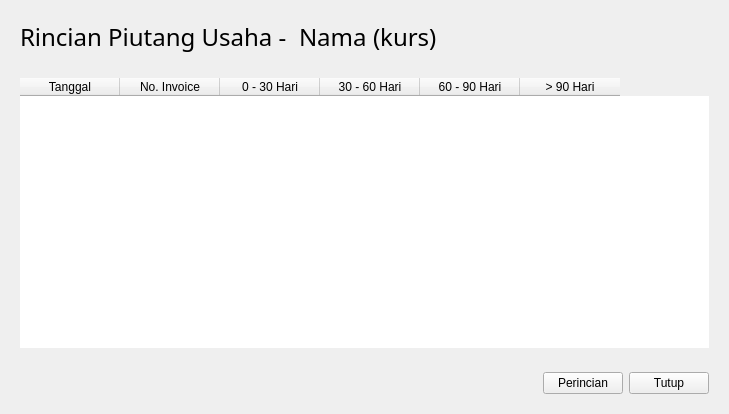
             <widget class="QWidget" name="st_Penjualan_RincianPiutang">
              <layout class="QVBoxLayout" name="verticalLayout_13">
               <item>
                <widget class="QFrame" name="fr_Penjualan_RincianPiutang_title">
                 <property name="sizePolicy">
                  <sizepolicy hsizetype="Preferred" vsizetype="Maximum">
                   <horstretch>0</horstretch>
                   <verstretch>0</verstretch>
                  </sizepolicy>
                 </property>
                 <property name="minimumSize">
                  <size>
                   <width>0</width>
                   <height>45</height>
                  </size>
                 </property>
                 <property name="frameShape">
                  <enum>QFrame::NoFrame</enum>
                 </property>
                 <property name="frameShadow">
                  <enum>QFrame::Raised</enum>
                 </property>
                 <layout class="QGridLayout" name="gl_Penjualan_RincianPiutang_title">
                  <item row="0" column="0">
                   <widget class="QLabel" name="lb_Penjualan_RincianPiutang_title">
                    <property name="sizePolicy">
                     <sizepolicy hsizetype="Preferred" vsizetype="Maximum">
                      <horstretch>0</horstretch>
                      <verstretch>0</verstretch>
                     </sizepolicy>
                    </property>
                    <property name="font">
                     <font>
                      <family>Segoe UI Semilight</family>
                      <pointsize>18</pointsize>
                     </font>
                    </property>
                    <property name="text">
                     <string>Rincian Piutang Usaha - </string>
                    </property>
                    <property name="alignment">
                     <set>Qt::AlignLeading|Qt::AlignLeft|Qt::AlignVCenter</set>
                    </property>
                   </widget>
                  </item>
                  <item row="0" column="1">
                   <widget class="QLabel" name="lb_Penjualan_RincianPiutang_title_nama">
                    <property name="sizePolicy">
                     <sizepolicy hsizetype="Preferred" vsizetype="Maximum">
                      <horstretch>0</horstretch>
                      <verstretch>0</verstretch>
                     </sizepolicy>
                    </property>
                    <property name="font">
                     <font>
                      <family>Segoe UI Semilight</family>
                      <pointsize>18</pointsize>
                     </font>
                    </property>
                    <property name="text">
                     <string>Nama</string>
                    </property>
                    <property name="alignment">
                     <set>Qt::AlignLeading|Qt::AlignLeft|Qt::AlignVCenter</set>
                    </property>
                   </widget>
                  </item>
                  <item row="0" column="2">
                   <widget class="QLabel" name="lb_Penjualan_RincianPiutang_title_kurs">
                    <property name="sizePolicy">
                     <sizepolicy hsizetype="Preferred" vsizetype="Maximum">
                      <horstretch>0</horstretch>
                      <verstretch>0</verstretch>
                     </sizepolicy>
                    </property>
                    <property name="font">
                     <font>
                      <family>Segoe UI Semilight</family>
                      <pointsize>18</pointsize>
                     </font>
                    </property>
                    <property name="text">
                     <string>(kurs)</string>
                    </property>
                    <property name="alignment">
                     <set>Qt::AlignLeading|Qt::AlignLeft|Qt::AlignVCenter</set>
                    </property>
                   </widget>
                  </item>
                  <item row="0" column="3">
                   <spacer name="hs_Penjualan_RincianPiutang_title">
                    <property name="orientation">
                     <enum>Qt::Horizontal</enum>
                    </property>
                    <property name="sizeHint" stdset="0">
                     <size>
                      <width>40</width>
                      <height>20</height>
                     </size>
                    </property>
                   </spacer>
                  </item>
                 </layout>
                </widget>
               </item>
               <item>
                <widget class="QFrame" name="fr_Penjualan_RincianPiutang_tabel">
                 <property name="sizePolicy">
                  <sizepolicy hsizetype="Preferred" vsizetype="MinimumExpanding">
                   <horstretch>0</horstretch>
                   <verstretch>0</verstretch>
                  </sizepolicy>
                 </property>
                 <property name="frameShape">
                  <enum>QFrame::NoFrame</enum>
                 </property>
                 <property name="frameShadow">
                  <enum>QFrame::Raised</enum>
                 </property>
                 <layout class="QVBoxLayout" name="vl_Penjualan_RincianPiutang_tabel">
                  <item>
                   <widget class="QTableWidget" name="tbl_Penjualan_RincianPiutang">
                    <property name="sizePolicy">
                     <sizepolicy hsizetype="Maximum" vsizetype="MinimumExpanding">
                      <horstretch>0</horstretch>
                      <verstretch>0</verstretch>
                     </sizepolicy>
                    </property>
                    <property name="minimumSize">
                     <size>
                      <width>0</width>
                      <height>270</height>
                     </size>
                    </property>
                    <property name="maximumSize">
                     <size>
                      <width>1366</width>
                      <height>16777215</height>
                     </size>
                    </property>
                    <property name="frameShape">
                     <enum>QFrame::NoFrame</enum>
                    </property>
                    <property name="showGrid">
                     <bool>false</bool>
                    </property>
                    <property name="wordWrap">
                     <bool>true</bool>
                    </property>
                    <property name="cornerButtonEnabled">
                     <bool>true</bool>
                    </property>
                    <property name="rowCount">
                     <number>8</number>
                    </property>
                    <property name="columnCount">
                     <number>6</number>
                    </property>
                    <attribute name="verticalHeaderVisible">
                     <bool>false</bool>
                    </attribute>
                    <row/>
                    <row/>
                    <row/>
                    <row/>
                    <row/>
                    <row/>
                    <row/>
                    <row/>
                    <column>
                     <property name="text">
                      <string>Tanggal</string>
                     </property>
                    </column>
                    <column>
                     <property name="text">
                      <string>No. Invoice</string>
                     </property>
                    </column>
                    <column>
                     <property name="text">
                      <string>0 - 30 Hari</string>
                     </property>
                    </column>
                    <column>
                     <property name="text">
                      <string>30 - 60 Hari</string>
                     </property>
                    </column>
                    <column>
                     <property name="text">
                      <string>60 - 90 Hari</string>
                     </property>
                    </column>
                    <column>
                     <property name="text">
                      <string>&gt; 90 Hari</string>
                     </property>
                    </column>
                   </widget>
                  </item>
                 </layout>
                </widget>
               </item>
               <item>
                <widget class="QFrame" name="fr_Penjualan_RincianPiutang_tombol">
                 <property name="sizePolicy">
                  <sizepolicy hsizetype="Preferred" vsizetype="Maximum">
                   <horstretch>0</horstretch>
                   <verstretch>0</verstretch>
                  </sizepolicy>
                 </property>
                 <property name="frameShape">
                  <enum>QFrame::NoFrame</enum>
                 </property>
                 <property name="frameShadow">
                  <enum>QFrame::Raised</enum>
                 </property>
                 <layout class="QHBoxLayout" name="hl_Penjualan_RincianPiutang_tombol">
                  <item>
                   <spacer name="hs_Penjualan_RincianPiutang_tombol">
                    <property name="orientation">
                     <enum>Qt::Horizontal</enum>
                    </property>
                    <property name="sizeHint" stdset="0">
                     <size>
                      <width>523</width>
                      <height>20</height>
                     </size>
                    </property>
                   </spacer>
                  </item>
                  <item>
                   <widget class="QPushButton" name="tb_Penjualan_RincianPiutang_Perincian">
                    <property name="text">
                     <string>Perincian</string>
                    </property>
                   </widget>
                  </item>
                  <item>
                   <widget class="QPushButton" name="tb_Penjualan_RincianPiutang_Tutup">
                    <property name="text">
                     <string>Tutup</string>
                    </property>
                   </widget>
                  </item>
                 </layout>
                </widget>
               </item>
              </layout>
             </widget>
